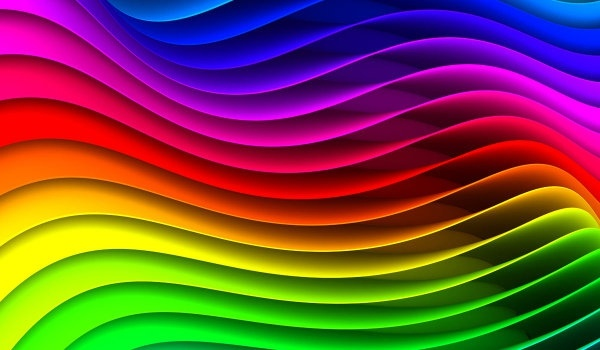
#> input picture Week5/lab1/img.png, 600 x 350 px
$ jupyter execute --allow-errors Week05-Lab02.ipynb
#> lines starting #> are read from the running program, lines starting #| are printed output that depends on the picture; after the words box and inside, x2 and y2 are one past the last pixel; in counts of white or black regions, pixels touching at a corner belong together
[cell 1]
# Colab drive mount (optional)
try:
    from google.colab import drive
    drive.mount('/content/drive')
    print("Google Drive mounted.")
except Exception:
    print("Running outside Google Colab; skipping Drive mount.")

# Digital Image Processing — Lab Notebook (Student Version)

This notebook combines the lab materials into a single, ordered workflow.
Run cells top-to-bottom. Wherever you see **TASK**, complete the short exercise.

**Topics**
1. Bitwise operators & masking
2. Bit-plane slicing
3. Histogram processing
4. Image enhancement
5. Noise generation

> **Note:** Use your own image files where needed (e.g., `images/sample.jpg`).

## Setup

Run this cell first. It imports the libraries used across the notebook.

[cell 2]
from pathlib import Path
import numpy as np
import cv2
import matplotlib.pyplot as plt


def show(img, title=None, cmap=None):
    """Display helper for both grayscale and color images."""
    plt.figure(figsize=(6, 4))
    if img.ndim == 2:
        plt.imshow(img, cmap=cmap or "gray")
    else:
        plt.imshow(img)
    if title:
        plt.title(title)
    plt.axis("off")
    plt.show()


def _first_existing(candidates):
    for p in candidates:
        path = Path(p)
        if path.exists():
            return str(path)
    return None


def read_gray(candidates, fallback_shape=(256, 256), seed=0):
    """Read grayscale image from candidate paths; fallback to synthetic image."""
    path = _first_existing(candidates)
    if path is not None:
        img = cv2.imread(path, cv2.IMREAD_GRAYSCALE)
        if img is not None:
            print(f"Loaded grayscale image: {path}")
            return img

    print("Using synthetic grayscale fallback image.")
    rng = np.random.default_rng(seed)
    return (rng.random(fallback_shape) * 255).astype(np.uint8)


def read_color(candidates, fallback_shape=(256, 256), seed=0):
    """Read color image from candidate paths; fallback to synthetic color image."""
    path = _first_existing(candidates)
    if path is not None:
        img = cv2.imread(path, cv2.IMREAD_COLOR)
        if img is not None:
            print(f"Loaded color image: {path}")
            return img

    print("Using synthetic color fallback image.")
    h, w = fallback_shape
    rng = np.random.default_rng(seed)
    grad = np.tile(np.linspace(0, 255, w, dtype=np.uint8), (h, 1))
    ch3 = rng.integers(0, 256, size=(h, w), dtype=np.uint8)
    return np.dstack((grad, np.flipud(grad), ch3))

---

# 1) Bitwise Operators & Masking

## Objectives
- Understand AND / OR / XOR / NOT on binary images
- Create simple masks and apply them to regions of interest (ROI)

[cell 3]
image_data = read_gray(
    [
        "/content/drive/MyDrive/DIP/ai-image.jpg",
        "ai-image.jpg",
        "../lab1/img.png",
        "../lab1/img_1.png",
    ],
    fallback_shape=(420, 700),
    seed=1,
)

show(image_data, "Grayscale Image", cmap="gray")

[cell 4]
image_data.shape

## Bitwise operations

[cell 5]
# initialize masks
mask1 = np.zeros(image_data.shape[:2], np.uint8)
mask2 = np.zeros(image_data.shape[:2], np.uint8)

# draw rectangles
cv2.rectangle(mask1, (90, 120), (380, 380), 255, -1)
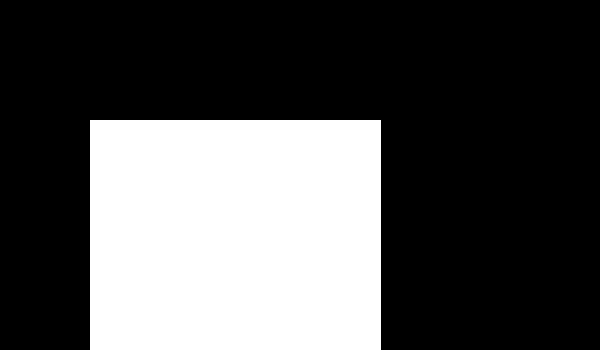
#> mask1: shape (350, 600); 31.9% white; 1 white region, box (x1, y1, x2, y2) and area: (90, 120, 381, 350) 66930
cv2.rectangle(mask2, (350, 10), (635, 380), 255, -1)
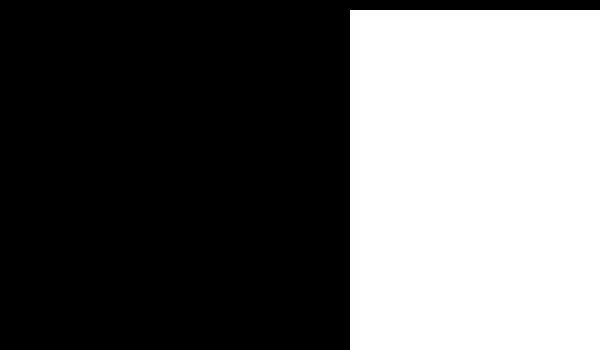
#> mask2: shape (350, 600); 40.5% white; 1 white region, box (x1, y1, x2, y2) and area: (350, 10, 600, 350) 85000

# display using matplotlib
plt.figure(figsize=(10,5))

plt.subplot(1,2,1)
plt.imshow(mask1, cmap='gray')
plt.title("Mask 1")
plt.axis("off")

plt.subplot(1,2,2)
plt.imshow(mask2, cmap='gray')
plt.title("Mask 2")
plt.axis("off")

plt.tight_layout()
plt.show()

[cell 6]
# Shows only where they intersect
And = cv2.bitwise_and(mask1, mask2)

plt.figure(figsize=(5,5))
plt.imshow(And, cmap='gray')
plt.title("AND (Intersection)")
plt.axis("off")
plt.show()

[cell 7]
# Shows where either mask1 or mask2 is white
bitwiseOr = cv2.bitwise_or(mask1, mask2)

plt.figure(figsize=(5,5))
plt.imshow(bitwiseOr, cmap='gray')
plt.title("OR (Union)")
plt.axis("off")
plt.show()

[cell 8]
# Shows where either exists by itself (non-overlapping regions)
bitwiseXor = cv2.bitwise_xor(mask1, mask2)

plt.figure(figsize=(5,5))
plt.imshow(bitwiseXor, cmap='gray')
plt.title("XOR (Exclusive OR)")
plt.axis("off")
plt.show()

[cell 9]
# Shows everything that isn't part of mask1
bitwiseNot_sq = cv2.bitwise_not(mask1)

plt.figure(figsize=(5,5))
plt.imshow(bitwiseNot_sq, cmap='gray')
plt.title("NOT (Mask 1)")
plt.axis("off")
plt.show()

[cell 10]
# Invert mask2
bitwiseNot_ell = cv2.bitwise_not(mask2)

plt.figure(figsize=(5,5))
plt.imshow(bitwiseNot_ell, cmap='gray')
plt.title("NOT (Mask 2)")
plt.axis("off")
plt.show()

So far we applied masks together with one another. But we can use the same operators to now apply the masks to the image itself

[cell 11]
# Apply mask1 to the original image
masked1 = cv2.bitwise_and(image_data, image_data, mask=mask1)
show(masked1, "Only Show Masked Region (Mask 1)", cmap="gray")

[cell 12]
# Apply mask2 to the original image
masked2 = cv2.bitwise_and(image_data, image_data, mask=mask2)
show(masked2, "Only Show Masked Region (Mask 2)", cmap="gray")

[cell 13]
# Apply intersection mask (AND) to the original image
masked_and = cv2.bitwise_and(image_data, image_data, mask=And)
show(masked_and, "Intersection of Mask 1 & Mask 2", cmap="gray")

[cell 14]
# Apply OR mask to the original image
masked_or = cv2.bitwise_and(image_data, image_data, mask=bitwiseOr)
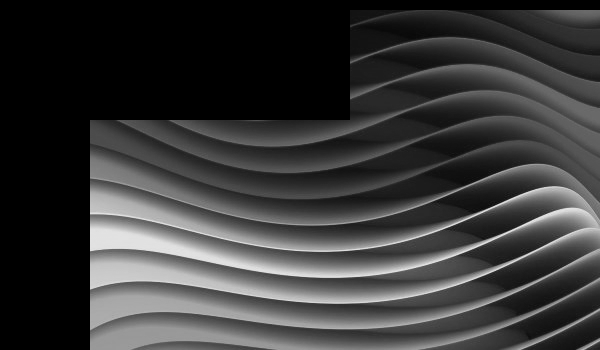
#> masked_or: shape (350, 600); min 0, max 232, mean 57.1
show(masked_or, "Union of Both Masks (Two Regions)", cmap="gray")

### TASK 1 — Create a circular mask (easy)

1. Load or create a grayscale image (e.g., a synthetic gradient).
2. Create a **circular** binary mask.
3. Use `cv2.bitwise_and` to keep only pixels inside the circle.

Write your solution in the cell below.

[cell 15]
# TODO completed: circular mask example
img = np.tile(np.linspace(0, 255, 400, dtype=np.uint8), (300, 1))

h, w = img.shape
mask = np.zeros((h, w), dtype=np.uint8)

cx, cy = w // 2, h // 2
r = min(h, w) // 4
cv2.circle(mask, (cx, cy), r, 255, -1)
#> mask: shape (300, 400); 14.7% white; 1 white region, box (x1, y1, x2, y2) and area: (125, 75, 276, 226) 17665

masked = cv2.bitwise_and(img, img, mask=mask)
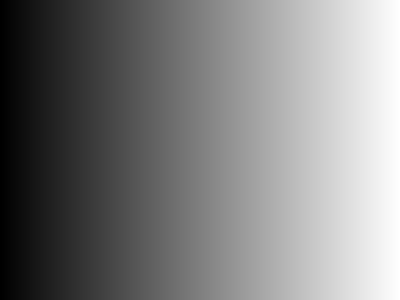
#> img: shape (300, 400); min 0, max 255, mean 127

show(img, "Original", cmap="gray")
show(mask, "Circular Mask", cmap="gray")
show(masked, "Masked result", cmap="gray")
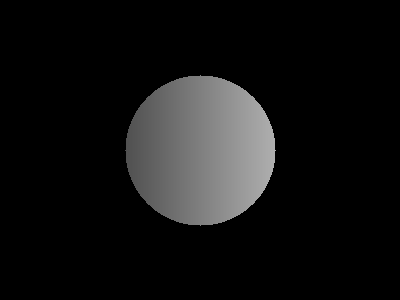
#> masked: shape (300, 400); min 0, max 175, mean 18.7

---

# 2) Bit-Plane Slicing

## Objectives
- Extract and visualize bit-planes (0–7) of an 8-bit grayscale image
- Observe how higher-order planes carry most structural information

# Bit-plane Slicing

**Image** is basically combination of individual pixel (dots) information. When we write that image is of 620 X 480 size, it means that image has 620 pixel in horizontal direction and 480 pixel in vertical direction. So, altogether there is 620 X 480 pixels and each pixels contains some information about image.

**Grayscale** image are basically those image which we say black and white image. Each pixel of grayscale image has a value lies in between **0 – 255** which decides at which position, the image will be black and at which position, it will be white.

If pixel value is **0**, it means that pixel color will be fully black and if pixel value is **255**, then that pixel will be fully white and pixel having intermediate value will be having shades of black and white.

We are given a Grayscale Image. Since pixel value of grayscale image lies between **0 -255**, so its information is contained using **8 bit**.

So, we can divide those image into **8 planes** (8 Binary Image or **8 B&W image**). Binary image are those images whose pixel value can be either 0 or 1.

So, Our task is to extract each bit planes of original image to make 8 binary image

### for example
pixel of grayscale image has value **212**. So, its binary value will be **11010100**. So, its 1st bit is 0, 2nd is 0, 3rd is 1, 4rth is 0, 5th is 1, 6th is 0, 7th is 1, 8th is 1. In this manner, we will take these 8 bit of all pixel and will draw 8 binary image. We have to do this to all the pixels and generate new images.

A gray scale image has pixels with values between 0 and 255 and we need 8 bits to
store these numbers, in this method we extract these 8 bits and each pixel can
represent 8 binary numbers (0,1) and therefore We can have 8 matrices (8 black and
white images) for a gray scale image, which are the elements or planes that make up
the original image.

When we move from low value bit planes (Bit0) to high value planes (Bit7), we get
more information in them.
So we can delete low-value planes (such Bit0) and still have the original image
information.

### TASK 2 — Reconstruct an image from selected bit-planes

1. Extract bit-planes `b7`, `b6`, `b5` (the three most significant planes).
2. Reconstruct an approximation of the original image using only these planes.
3. Compare reconstruction vs original visually.

Implement below.

[cell 16]
# TODO: load an image (grayscale)
# img = cv2.imread("images/sample.jpg", cv2.IMREAD_GRAYSCALE)

# Demo fallback (remove if using your own image):
img = (np.random.rand(256,256)*255).astype(np.uint8)

# Extract planes (planes[i] is bit i)
planes = [(img >> i) & 1 for i in range(8)]

# Reconstruct using planes 7,6,5
recon = np.zeros_like(img, dtype=np.uint8)
for i in [7,6,5]:
    recon = recon + (planes[i].astype(np.uint8) << i)

show(img, "Original (or demo)", cmap="gray")
show(recon, "Reconstruction from b7,b6,b5", cmap="gray")

---

# 3) Histogram Processing

## Objectives
- Compute and plot image histograms
- Perform histogram equalization and contrast stretching

# Image Histogram Processing

In this section you will see how to calculate and plot the histogram and cumulative histogram of an image using OpenCV in python.

You can find more information in OpenCV documentation and tutorials.
[here](https://docs.opencv.org/4.x/d6/d00/tutorial_py_root.html)

Install and Import required packages necessary for image processing.

install required packages with python packages manager (PIP)
```cmd
pip install opencv-python
pip install matplotlib
pip install numpy
pip install scikit-image
```

[cell 17]
# Read image in grayscale
img = read_gray(
    [
        "/content/drive/MyDrive/IP/dataset/cameraman.tif",
        "dataset/cameraman.tif",
        "../lab1/img.png",
        "../lab1/img_1.png",
    ],
    fallback_shape=(256, 256),
    seed=2,
)

show(img, "Grayscale Image", cmap="gray")

## 1-Histogram of an image

**cv2.calcHist(images, channels, mask, histSize, ranges[, hist[, accumulate]])**

**images** : it is the source image of type uint8 or float32. it should be given in square brackets, ie, "[img]".

**channels** : it is also given in square brackets. It is the index of channel for which we calculate histogram. For example, if input is grayscale image, its value is [0]. For color image, you can pass [0], [1] or [2] to calculate histogram of blue, green or red channel respectively.

**mask** : mask image. To find histogram of full image, it is given as "None". But if you want to find histogram of particular region of image, you have to create a mask image for that and give it as mask.

**histSize** : this represents our BIN count. Need to be given in square brackets. For full scale, we pass [256].

**ranges** : this is our RANGE. Normally, it is [0,256].

[cell 18]
hist = cv2.calcHist(images=[img], channels=[0], mask=None, histSize=[256], ranges=[0, 256])
#> hist = 256 values, max 3255 at index 75, min 0 at index 0, mean 820.3

plt.figure(figsize=(8, 4))
plt.bar(range(256), hist.ravel())
plt.title('Histogram of image')
plt.xlabel('Gray scale values')
plt.ylabel('Frequency')
plt.show()

[cell 19]
# Another method
hist, bins = np.histogram(img.ravel(), 256, [0, 256])
#> bins = 257 values from 0 to 256
plt.figure(figsize=(8, 4))
plt.plot(hist)
plt.title('Histogram (numpy)')
plt.xlabel('Gray scale values')
plt.ylabel('Frequency')
plt.show()

Let's look at another example.

[cell 20]
# Let's read two other images
high = read_color(
    [
        "/content/drive/MyDrive/IP/dataset/hist_highkey.jpg",
        "dataset/hist_highkey.jpg",
        "../lab1/img_1.png",
    ],
    fallback_shape=(300, 400),
    seed=3,
)
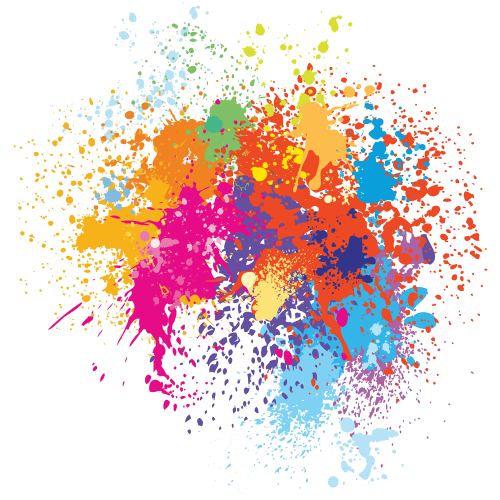
#> input picture Week5/lab1/img_1.png, 1000 x 1000 px (shown at 1/2 size)
#> in read_color, img is the input picture: shape (1000, 1000, 3); mean B, G, R 209.2, 211.2, 232.7
low = read_color(
    [
        "/content/drive/MyDrive/IP/dataset/hist_lowkey.jpg",
        "dataset/hist_lowkey.jpg",
        "../lab1/img.png",
    ],
    fallback_shape=(300, 400),
    seed=4,
)
#> in read_color, img is the input picture: shape (350, 600, 3); mean B, G, R 61.5, 72.8, 117

[cell 21]
# show images
plt.figure(figsize=(10, 4))
plt.subplot(121)
plt.imshow(cv2.cvtColor(high, cv2.COLOR_BGR2RGB))
plt.grid(False)
plt.xticks([])
plt.yticks([])

plt.subplot(122)
plt.imshow(cv2.cvtColor(low, cv2.COLOR_BGR2RGB))
plt.grid(False)
plt.xticks([])
plt.yticks([])
plt.show()
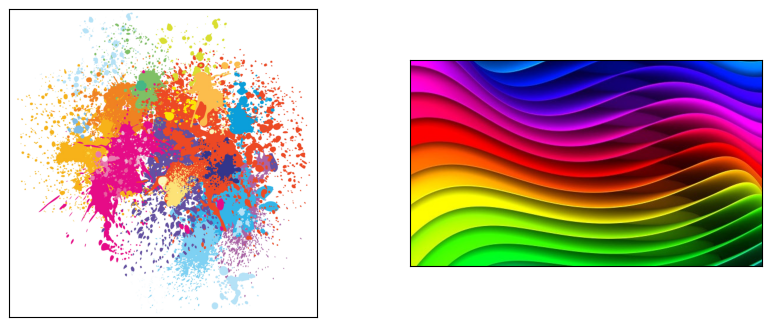
#> figure drawn by matplotlib, 2 panels

[cell 22]
# Calculate histogram of both images for the last channel.
# Channels can differ from 0 to 2.
hist_high = cv2.calcHist([high],[2],None,[256],[0,256])
#> hist_high = 256 values, max 669976 at index 255, min 67 at index 24, mean 3906.2
hist_low = cv2.calcHist([low],[2],None,[256],[0,256])
#> hist_low = 256 values, max 10638 at index 0, min 451 at index 112, mean 820.3

# Plot histograms
plt.subplot(121)
plt.plot(hist_high)

plt.subplot(122)
plt.plot(hist_low)

plt.show()
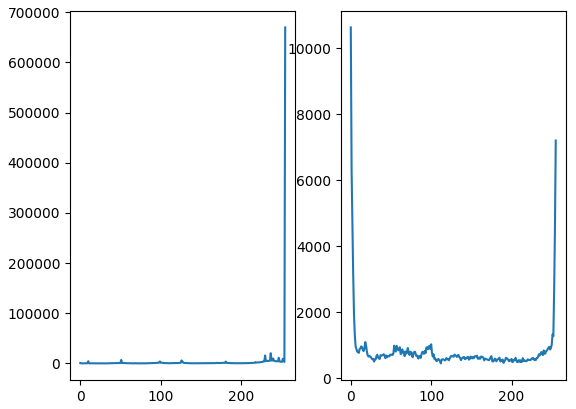
#> figure drawn by matplotlib, 2 panels; panel 1: curve peaks at x = 255, y = 669976; panel 2: curve peaks at x = 0, y = 10638

## 2-Cumulative histogram of an image

**Calculate cumulative distribution function (CDF) of an image**

The cumulative histogram of an image is produced by calculating the cumulative sum of that image's histogram. There is no specific function in OpenCV to obtain the CDF of an image; thus we use the cumsum function in Numpy. You can find more about the function [here](https://docs.scipy.org/doc/numpy/reference/generated/numpy.cumsum.html)

[cell 23]
cdf_low = hist_low.cumsum()
#> cdf_low = 256 values from 10638 to 210000
cdf_high = hist_high.cumsum()
#> cdf_high = 256 values from 899 to 1000000

# plot cumulative histograms
plt.subplot(221), plt.plot(cdf_high), plt. title('cdf of bright image')
plt.subplot(222), plt.plot(hist_high, 'k'), plt. title('hist of bright image')

plt.subplot(223), plt.plot(cdf_low), plt. title('cdf of dark image')
plt.subplot(224), plt.plot(hist_low, 'k'), plt. title('hist of dark image')

# adjust the placement of subplots
plt.subplots_adjust(bottom=1, right=1.5, top=3)

plt.show()

## 3-Histogram manipulation

In order to continue image manipulation, first of all, we change the RGB images to grayscale using `cv2.cvtColor()`.

[cell 24]
low_gray = cv2.cvtColor(low, cv2.COLOR_BGR2GRAY)
high_gray = cv2.cvtColor(high, cv2.COLOR_BGR2GRAY)

[cell 25]
# show images and their histograms
plt.subplot(221), plt.imshow(high_gray, cmap='gray')
plt.grid(False), plt.xticks([]), plt.yticks([])
plt.subplot(223), plt.plot(cv2.calcHist([high_gray],[0],None,[256],[0,256]))

plt.subplot(222), plt.imshow(low_gray, cmap='gray')
plt.grid(False), plt.xticks([]), plt.yticks([])
plt.subplot(224), plt.plot(cv2.calcHist([low_gray],[0],None,[256],[0,256]))

plt.show()

# Histogram Processing
Histogram of an image can share valuable information with us.

## Thresholding

Thresholding is the simplest histogram processing application.

np.histogram : Another way to calculate the image histogram is with **numpy** library

[cell 26]
img = read_gray(
    [
        "/content/drive/MyDrive/IP/dataset/hist_lowkey.jpg",
        "dataset/hist_lowkey.jpg",
        "../lab1/img.png",
    ],
    fallback_shape=(256, 256),
    seed=5,
)
img_hist = np.histogram(img, bins=256)

plt.figure(figsize=(10, 4))
plt.subplot(121)
plt.imshow(img, cmap='gray')
plt.axis('off')
plt.subplot(122)
plt.bar(img_hist[1][1:], img_hist[0])
plt.tight_layout()
plt.show()

### thresholded

```python
thresholded = img < t
plt.imshow(thresholded)
```

[cell 27]
t = 80
thresholded = img < t
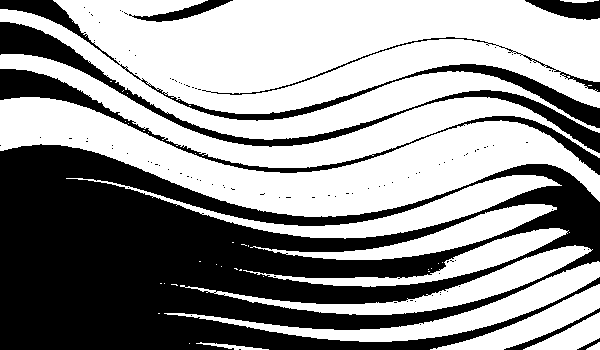
#> thresholded: shape (350, 600) bool; 58.5% white; 107 black regions (98 under 20 px), largest, box (x1, y1, x2, y2) and area: (0, 144, 600, 350) 68757, (0, 22, 600, 153) 6094, (0, 0, 600, 128) 4681

plt.subplot(121)
plt.bar(img_hist[1][1:], img_hist[0])
plt.vlines(t, 0, np.amax(img_hist[0]), colors='r', linewidth=5)
plt.subplot(122)
plt.imshow(thresholded, cmap="gray")
plt.subplots_adjust(right=3)
plt.show()

print(thresholded[150])
#| [ True  True  True  True False False False False False False False False
#|  False False False False False False False False False False False False
#|  False False False False False False False False False False False False
#|  False False False False False False False False False False False False
#|  False False False False False False False False False False False False
#|  False False False False False False False False False False False False
#> (further printed lines are left out)
#> in show (call 13), `plt.show()`:
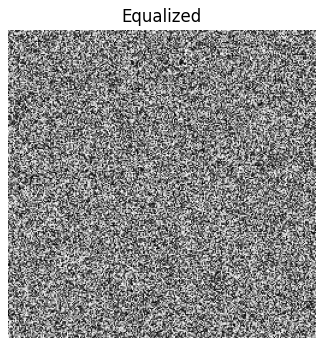
#> figure drawn by matplotlib, 1 panel
#> (the rest of the program and of its run is left out)
